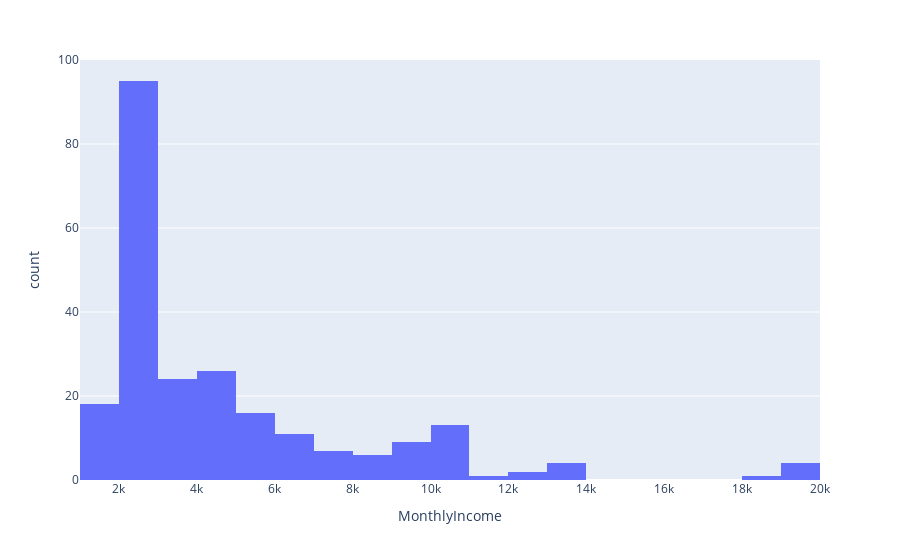

Write notebook code for a chart like this one.
### Markdown cell above
#### Male has a higher proportion of Attrition than Female.

### Code cell
import plotly.express as px
df1 = df[df['Attrition'] == 1]
fig = px.histogram(df1, x= 'MonthlyIncome')
fig.show()

### Figure 1 — Plotly figure (JSON) as saved in the notebook; plotly's stock layout.template omitted (floating-point values rounded to 4 significant figures; data arrays with more than 128 entries replaced by an {"elided": "..."} marker saying what was removed)
{"data": [{"alignmentgroup": "True", "bingroup": "x", "hovertemplate": "MonthlyIncome=%{x}<br>count=%{y}<extra></extra>", "legendgroup": "", "marker": {"color": "#636efa", "pattern": {"shape": ""}}, "name": "", "offsetgroup": "", "orientation": "v", "showlegend": false, "type": "histogram", "x": {"elided": "237 int values"}, "xaxis": "x", "yaxis": "y"}], "layout": {"barmode": "relative", "legend": {"tracegroupgap": 0}, "margin": {"t": 60}, "xaxis": {"anchor": "y", "domain": [0, 1], "title": {"text": "MonthlyIncome"}}, "yaxis": {"anchor": "x", "domain": [0, 1], "title": {"text": "count"}}}}
